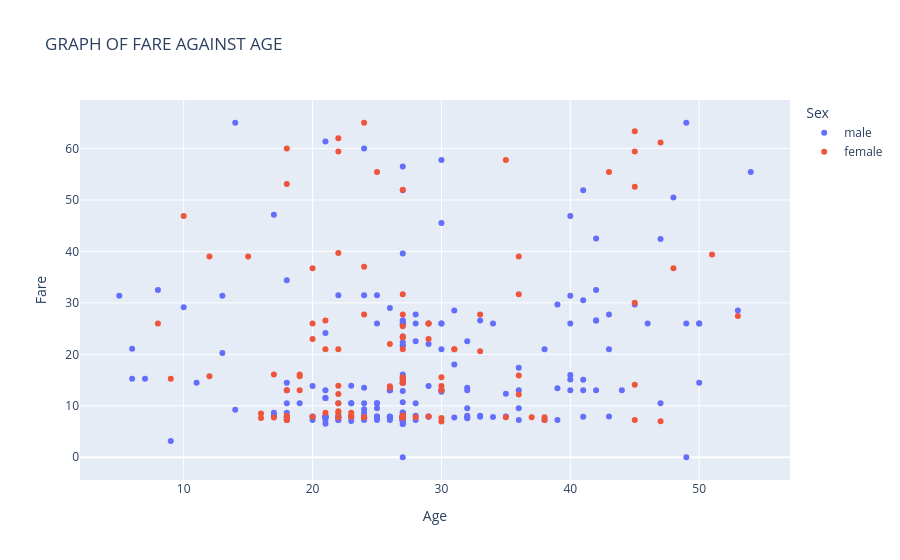

The notebook cell this image was saved under:
### Code cell
# VISUALIZING THE RELATIONSHIP BETWEEN AGE AND THE FARE

fig =px.scatter(
    titanic_clean,
    x='Age',
    y='Fare',
    color ='Sex',
    opacity=1.0,
    hover_data=['Sex'],
    title=' GRAPH OF FARE AGAINST AGE'
)

fig.update_layout(bargap=0.1)
fig.show()

### Figure 1 — Plotly figure (JSON) as saved in the notebook; plotly's stock layout.template omitted (floating-point values rounded to 4 significant figures; data arrays with more than 128 entries replaced by an {"elided": "..."} marker saying what was removed)
{"data": [{"customdata": {"elided": "229x1 str values"}, "hovertemplate": "Sex=%{customdata[0]}<br>Age=%{x}<br>Fare=%{y}<extra></extra>", "legendgroup": "male", "marker": {"color": "#636efa", "opacity": 1, "symbol": "circle"}, "mode": "markers", "name": "male", "orientation": "v", "showlegend": true, "type": "scatter", "x": {"elided": "229 int values"}, "xaxis": "x", "y": {"elided": "229 float values"}, "yaxis": "y"}, {"customdata": [["female"], ["female"], ["female"], ["female"], ["female"], ["female"], ["female"], ["female"], ["female"], ["female"], ["female"], ["female"], ["female"], ["female"], ["female"], ["female"], ["female"], ["female"], ["female"], ["female"], ["female"], ["female"], ["female"], ["female"], ["female"], ["female"], ["female"], ["female"], ["female"], ["female"], ["female"], ["female"], ["female"], ["female"], ["female"], ["female"], ["female"], ["female"], ["female"], ["female"], ["female"], ["female"], ["female"], ["female"], ["female"], ["female"], ["female"], ["female"], ["female"], ["female"], ["female"], ["female"], ["female"], ["female"], ["female"], ["female"], ["female"], ["female"], ["female"], ["female"], ["female"], ["female"], ["female"], ["female"], ["female"], ["female"], ["female"], ["female"], ["female"], ["female"], ["female"], ["female"], ["female"], ["female"], ["female"], ["female"], ["female"], ["female"], ["female"], ["female"], ["female"], ["female"], ["female"], ["female"], ["female"], ["female"], ["female"], ["female"], ["female"], ["female"], ["female"], ["female"], ["female"], ["female"], ["female"], ["female"], ["female"], ["female"], ["female"], ["female"], ["female"], ["female"], ["female"], ["female"], ["female"], ["female"], ["female"], ["female"], ["female"], ["female"], ["female"]], "hovertemplate": "Sex=%{customdata[0]}<br>Age=%{x}<br>Fare=%{y}<extra></extra>", "legendgroup": "female", "marker": {"color": "#EF553B", "opacity": 1, "symbol": "circle"}, "mode": "markers", "name": "female", "orientation": "v", "showlegend": true, "type": "scatter", "x": [47, 22, 30, 18, 47, 24, 27, 45, 27, 22, 33, 27, 27, 21, 30, 45, 36, 20, 22, 27, 18, 24, 29, 24, 27, 18, 27, 22, 27, 20, 43, 16, 27, 36, 18, 29, 12, 35, 17, 27, 27, 23, 10, 36, 23, 26, 27, 26, 26, 27, 22, 15, 20, 36, 18, 21, 18, 27, 27, 8, 35, 33, 38, 27, 30, 22, 53, 27, 27, 21, 18, 45, 22, 29, 27, 19, 29, 27, 27, 20, 23, 27, 9, 30, 27, 45, 37, 17, 12, 48, 19, 16, 38, 31, 45, 30, 24, 31, 25, 22, 45, 22, 27, 19, 24, 51, 18, 22, 27, 27, 28], "xaxis": "x", "y": [7.0, 12.29, 7.629, 7.229, 61.17, 27.72, 7.925, 7.225, 31.68, 61.98, 20.57, 23.45, 8.05, 8.662, 13.0, 52.55, 15.9, 23.0, 7.725, 21.0, 7.879, 7.75, 7.925, 7.75, 7.879, 8.05, 7.75, 13.9, 52.0, 7.854, 55.44, 8.517, 7.779, 31.68, 7.283, 26.0, 15.75, 57.75, 16.1, 23.25, 25.47, 8.05, 46.9, 12.18, 7.854, 13.78, 7.733, 13.5, 22.02, 27.72, 8.963, 39.0, 36.75, 39.0, 53.1, 21.0, 7.775, 8.113, 15.5, 26.0, 7.75, 27.72, 7.775, 7.879, 13.86, 10.5, 27.45, 15.25, 7.75, 26.55, 13.0, 30.0, 21.0, 26.0, 14.45, 13.0, 23.0, 8.05, 15.5, 26.0, 8.662, 7.75, 15.25, 6.95, 7.75, 14.11, 7.75, 7.733, 39.0, 36.75, 15.74, 7.65, 7.229, 21.0, 63.36, 15.55, 37.0, 21.0, 55.44, 39.69, 59.4, 8.662, 14.5, 16.1, 65.0, 39.4, 60.0, 59.4, 7.721, 7.75, 7.775], "yaxis": "y"}], "layout": {"bargap": 0.1, "legend": {"title": {"text": "Sex"}, "tracegroupgap": 0}, "title": {"text": " GRAPH OF FARE AGAINST AGE"}, "xaxis": {"anchor": "y", "domain": [0, 1], "title": {"text": "Age"}}, "yaxis": {"anchor": "x", "domain": [0, 1], "title": {"text": "Fare"}}}}
